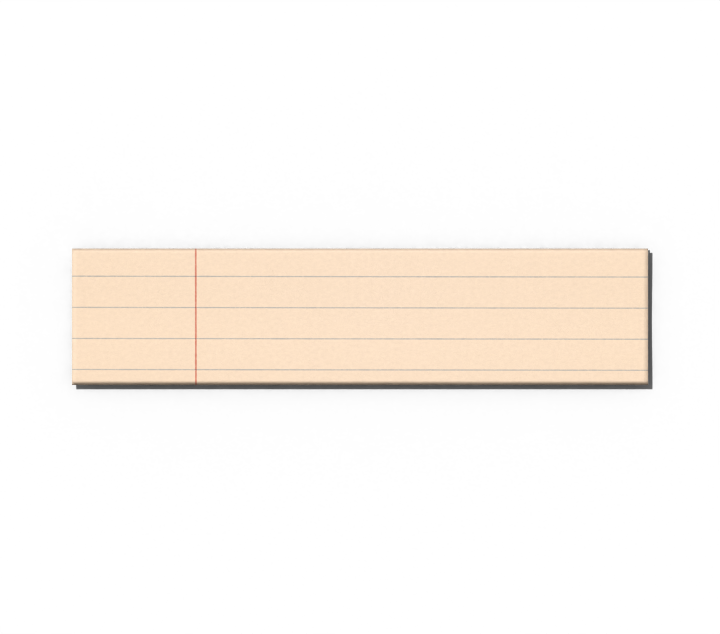
#> input picture assets/folds/unfold_thirds/0005.png, 1440 x 1267 px (shown at 1/2 size); its folder holds only this picture in this run
$ python surfaces.py
#> lines starting #> are read from the running program, lines starting #| are printed output that depends on the picture; after the words box and inside, x2 and y2 are one past the last pixel; in counts of white or black regions, pixels touching at a corner belong together
### tools/check/stock_class.py
#!/usr/bin/env python3
"""Which flat-fill floor a paper stock takes, and the window that measures it.

`docs/COLOR.md` §5a is the declaration; this file is the only place it is written in code, so a
floor cannot drift between the three tools that read it. Nothing here is a preference: every
number in `FLOORS` is defended in §5a against a measurement, and this module refuses to invent a
class for a stock it does not recognise rather than guessing one.

Three classes, because one floor was the right number for a writing paper and the wrong number for
a coated stock:

  written   stock carrying printed rules, a grid or a margin    8.0
  plain     uncoated stock with no printed content              6.0
  coated    a surface whose correct render is near-featureless  4.0

ONE NUMBER PER CLASS, AND THE DISTINCT-LEVEL COUNT IS NOT A FLOOR. §5a used to carry `8.0 / 60`,
`6.0 / 48` and `4.0 / 32`. Only the first of each pair was ever derived: 8.0 is the measured median
of the re-rendered written stocks, while the level counts are, in §5a's own words, "the existing 60
scaled by the same steps" -- inherited from the queue item `flat_fill.py` quotes and never
defended. Measured at firing 33, the clause fails the REPAIRED stocks as well as the defect:
`lined_01` 58, `lined_02` 58, `lined_03` 57, `lined_04` 57 against a floor of 60, with the known
defect at 42. A clause that fails the repair and the defect alike separates nothing, which under
`loop/WORKER_PROMPT.md` §3d disqualifies it rather than merely dating it.

Re-deriving it from the class median is the wrong repair and firing 35 wrote down why: 57 would
give a guard ZERO margin against a class whose worst member measures exactly it, and the first
re-render that moved a stock by one level would turn it red for no reason anyone could name. The
level count is a GUARD against one named failure mode -- a posterised render with variance in the
histogram's tails and nowhere else -- not a second flatness ruler, and a guard earns its number
from the failure it guards against. Nobody has ever measured a deliberately posterised render of
these stocks, so there is no honest number to put there today.

So the count is still MEASURED AND REPORTED on every window, and it gates nothing. §5a records
what would let a posterisation guard be re-declared.

And the window, which is the half of the ruler that cycle 3 got wrong three times. A 400x200 window
is placed **from the surface's own declared bounds** and tiled across them at a fixed stride, and
the statistic is the **median** over every placement with the pass fraction beside it. Never a box
at a fixed coordinate -- `loop/WORKER_PROMPT.md` §3d is why, and firing 31's fold sample sliding off
the fold and onto `assets/paper/looseleaf_03` is the case that forced it. Never the maximum over
placements either: `surfaces.py` took `max()` until firing 33, which passes a flat sheet on the
strength of one textured corner.
"""
import os

import numpy as np

# docs/COLOR.md §5a. The L_std floor, and nothing else -- see the module docstring for why there
# is no longer a level floor beside it.
FLOORS = {
    "written": 8.0,
    "plain": 6.0,
    "coated": 4.0,
}

# Which class each stock is in, by the prefix of its name. §5a's table, verbatim.
PREFIXES = (
    ("lined_", "written"),
    ("spiral_", "written"),
    ("legal_", "written"),
    ("looseleaf_", "written"),
    ("index_", "written"),
    ("graph_", "written"),
    ("sticky_", "coated"),
    ("receipt", "coated"),
)

# A fold sequence is governed by the class of the stock it is folded from -- §5a again. The stock
# is named here rather than inferred from the sequence name, because `unfold_thirds` says nothing
# about what it is folded from and a guess is exactly what this module exists to refuse.
# `blender/folds/fold.py`'s RULES_STOCK is the source of truth; this mirrors it, and
# `fold_stock_matches_the_renderer` in tools/check/stock_class_selftest.py asserts they agree.
FOLDED_FROM = {
    "unfold_thirds": "lined",
}

SAMPLE = (400, 200)
STRIDE = 25


def classify(stock):
    """The class of a stock by name, or None if this file does not recognise it.

    Both spellings resolve, because the repository uses both: §5a's table and `assets/paper/`
    name a sheet `lined_03`, while `blender/folds/fold.py`'s `RULES_STOCK` names the family it
    is cut from as `lined`. A family that matched only the suffixed form silently returned None
    for the fold sequence, which is the one surface this floor was written for.
    """
#> called with stock = 'lined'
    for prefix, cls in PREFIXES:
        if stock.startswith(prefix) or stock == prefix.rstrip("_"):
            return cls
#> in fold_report, im is the input picture: PIL image 1440x1267 RGBA; mean R, G, B, A 42.8, 38.4, 33.7, 45.5
    return None


CONDITIONS = ("day", "dusk")


# [27 lines left out: function verdict, not called in this run]


def floor_for_fold(sequence):
    """(class, L_std floor) for a fold sequence, by the stock it is folded from."""
    stock = FOLDED_FROM.get(sequence)
    if stock is None:
        return None, None
    cls = classify(stock)
    if cls is None:
        return None, None
    return cls, FLOORS[cls]


def sheet_bounds(rgba):
    """The paper's own declared bounds inside a rendered frame: the sheet, not its drop shadow.

    A fold frame is a sheet lying on transparency with a rendered drop shadow beside it. The
    shadow is opaque and dark, so a window that straddles it reads the shadow's contrast as if it
    were the paper's tooth -- frame 0000 of `unfold_thirds` measures 19.311 that way and 5.686
    when the shadow is excluded, which is the difference between passing this floor and failing
    it by a third. So the bounds are the bright opaque region, and the rows and columns taken are
    the ones where it is actually present rather than the bounding box of a stray pixel.

    Returns (y0, y1, x0, x1, mask) or None when there is no sheet to measure.
    """
    a = rgba.astype(float)
    lum = 0.2126 * a[..., 0] + 0.7152 * a[..., 1] + 0.0722 * a[..., 2]
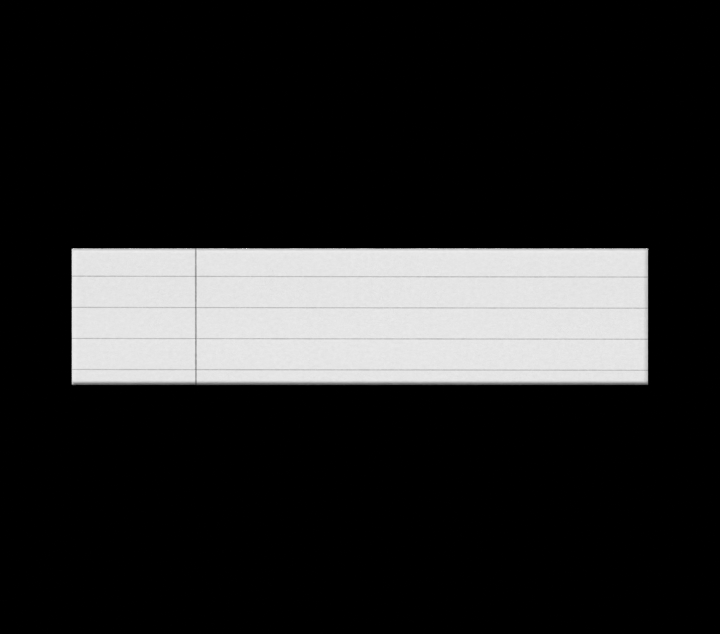
#> lum: shape (1267, 1440) float64 (shown at 1/2 size); min 0, max 255, mean 39
    sheet = (a[..., 3] > 250) & (lum > 190)
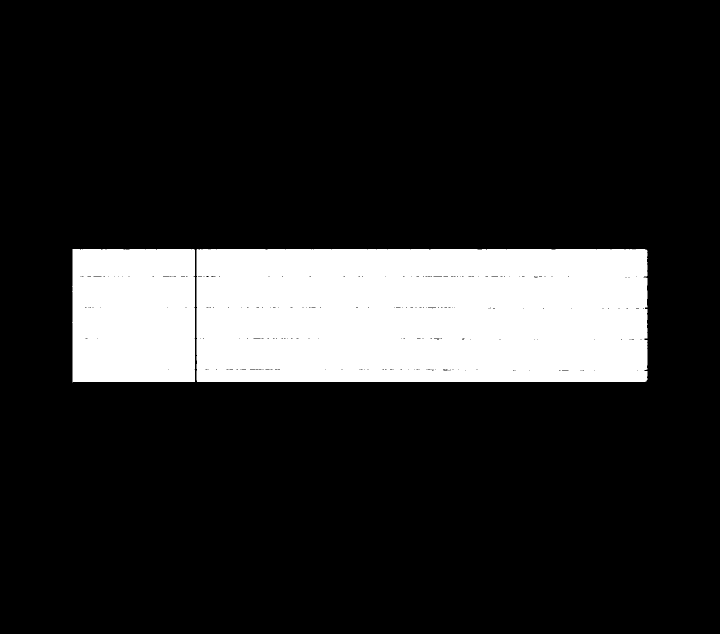
#> sheet: shape (1267, 1440) bool (shown at 1/2 size); 16.7% white; 2 white regions, box (x1, y1, x2, y2) and area: (393, 498, 1295, 764) 239103, (144, 498, 390, 765) 65049
    if sheet.sum() < 4000:
        return None
    rows_present = sheet.sum(axis=1)
#> rows_present = 1267 values, max 1148 at index 582, min 0 at index 0, mean 240.1
    cols_present = sheet.sum(axis=0)
#> cols_present = 1440 values, max 267 at index 145, min 0 at index 0, mean 211.2
#> (the rest of the program and of its run is left out)
